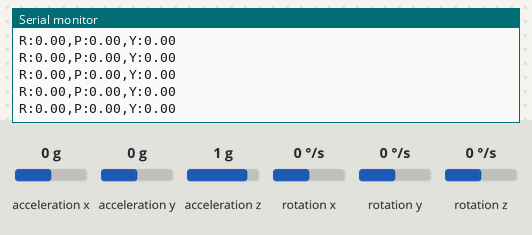
Recording of a sketch running on a simulated ESP32. Shown: the last lines printed to the serial monitor. The test bench sets the inputs (shaded band); at power-on: acceleration x 0 g, acceleration y 0 g, acceleration z 1 g, rotation z 0 °/s, rotation x 0 °/s, rotation y 0 °/s.

Above: at 1.7 s.
1.8 s: acceleration x set to -1.4 g
At 2.9 s:
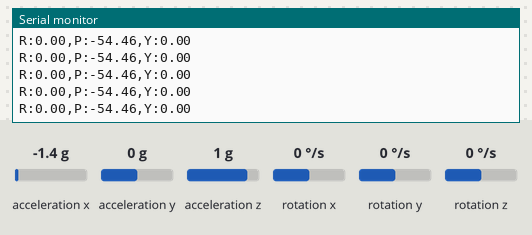
3.3 s: acceleration y set to -1.4 g
At 4.1 s:
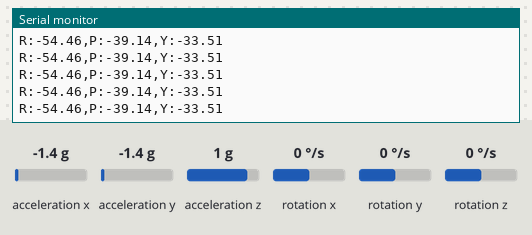
4.8 s: acceleration z set to -1.4 g
At 5.8 s:
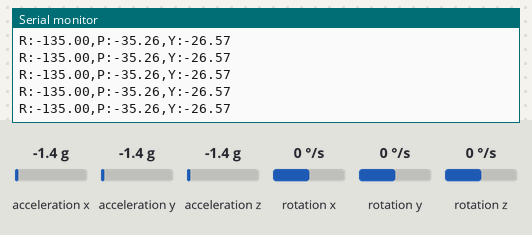
6.3 s: rotation z set to -192 °/s
At 7.4 s:
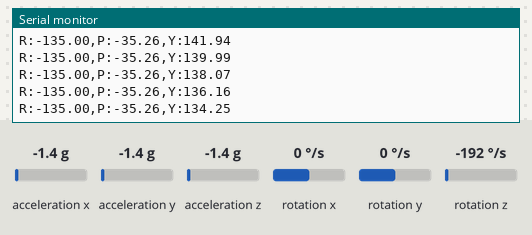
Timing chart, 0 to 8.8 s (numbered marks = the images above; inputs shaded):
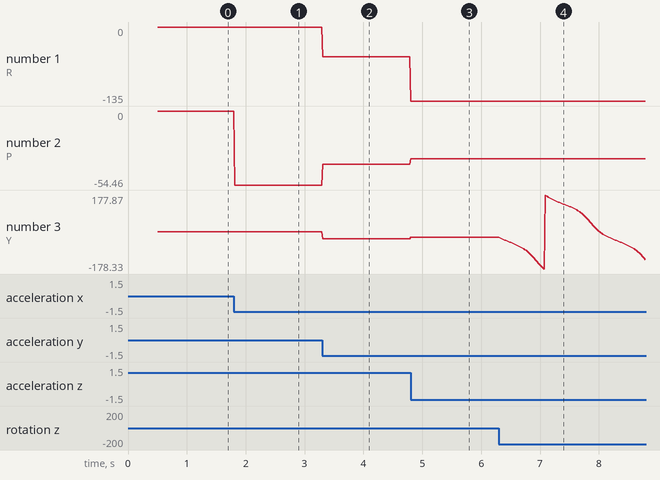

Measured:
- after the input at 1.8 s, the serial monitor: prints a new line at once (image 1)
- after the input at 3.3 s, the serial monitor: prints a new line at once (image 2)
- after the input at 4.8 s, the serial monitor: prints a new line at once (image 3)
- after the input at 6.3 s, the serial monitor: prints a new line at once (image 4)
- plotted number 1: -54.46 → -135 after the input at 4.8 s
- plotted number 2: 0 → -54.46 after the input at 1.8 s, -54.46 → -39.14 after the input at 3.3 s, -39.14 → -35.26 after the input at 4.8 s
- plotted number 3: 0 → -33.51 after the input at 3.3 s, -33.51 → -26.57 after the input at 4.8 s, -26.57 → -132.71 after the input at 6.3 s

The sketch:

ESP32-Blend.ino
```cpp
#include "Wire.h"
#include "MPU6050_6Axis_MotionApps20.h"

// Los pines D21 y D22 son los predeterminados para I2C en ESP32
MPU6050 mpu;

// Variables de estado del MPU
bool dmpReady = false;
uint8_t mpuIntStatus;
uint8_t devStatus;
uint16_t packetSize;
uint16_t fifoCount;
uint8_t fifoBuffer[64];

// Variables para cálculos de orientación
Quaternion q;           // [w, x, y, z] contenedor de cuaterniones
VectorFloat gravity;    // [x, y, z] vector de gravedad
float ypr[3];           // [yaw, pitch, roll] contenedor para yaw/pitch/roll

// Buffer para enviar el mensaje serial
char msgBuffer[50];

void setup() {
  // Unirse al bus I2C (MPU6050 tiene dirección 0x68 por defecto)
  Wire.begin();

  // Iniciar la comunicación serial. IMPORTANTE: baudrate 115200 como en Blender
  Serial.begin(115200);
  while (!Serial); // Esperar a que el puerto serial se abra (para depuración)

  Serial.println(F("Iniciando MPU6050..."));
  mpu.initialize();

  // Verificar la conexión
  Serial.println(F("Verificando conexión..."));
  if (!mpu.testConnection()) {
    Serial.println(F("Conexión fallida. Revisa el cableado."));
    while(1); // Detener ejecución
  }
  Serial.println(F("Conectado con éxito."));

  // Iniciar e inicializar el DMP (Digital Motion Processor)
  Serial.println(F("Iniciando DMP..."));
  devStatus = mpu.dmpInitialize();

  // Asegúrate de usar tus propios offsets aquí para mejor precisión:
  // mpu.setXAccelOffset(-3674);
  // mpu.setYAccelOffset(-1499);
  // mpu.setZAccelOffset(1573);
  // mpu.setXGyroOffset(83);
  // mpu.setYGyroOffset(42);
  // mpu.setZGyroOffset(-35);

  // devStatus == 0 si la inicialización funcionó
  if (devStatus == 0) {
    // Activar el DMP
    Serial.println(F("Activando DMP..."));
    mpu.setDMPEnabled(true);
    dmpReady = true;

    // Obtener el tamaño del paquete esperado para FIFO
    packetSize = mpu.dmpGetFIFOPacketSize();
  } else {
    // ERROR!
    // 1 = fallo en carga de memoria inicial, 2 = fallo en actualizaciones de configuración del DMP
    Serial.print(F("Error en DMP (código "));
    Serial.print(devStatus);
    Serial.println(F(")"));
  }
}

void loop() {
  // Si no está listo para DMP, no hacemos nada
  if (!dmpReady) return;

  // Leer el último paquete del FIFO
  if (mpu.dmpGetCurrentFIFOPacket(fifoBuffer)) {
    // Obtener cuaterniones en
    mpu.dmpGetQuaternion(&q, fifoBuffer);
    // Obtener vector de gravedad en gravedad mundial
    mpu.dmpGetGravity(&gravity, &q);
    // Calcular yaw/pitch/roll en radianes
    mpu.dmpGetYawPitchRoll(ypr, &q, &gravity);

    // Convertir radianes a grados
    float yaw = ypr[0] * 180 / M_PI;
    float pitch = ypr[1] * 180 / M_PI;
    float roll = ypr[2] * 180 / M_PI;

    // --- FORMATEO CLAVE PARA BLENDER ---
    // Usamos sprintf para formatear la línea en el formato exacto:
    // R:%.2f,P:%.2f,Y:%.2f -> Roll:%, Pitch:%, Yaw:% con 2 decimales
    snprintf(msgBuffer, sizeof(msgBuffer), "R:%.2f,P:%.2f,Y:%.2f", roll, pitch, yaw);

    // Enviar el mensaje por el puerto serial
    Serial.println(msgBuffer);

    // Un pequeño retraso para no saturar el bus y dar tiempo al bucle modal de Blender
    delay(10);
  }
}
```
